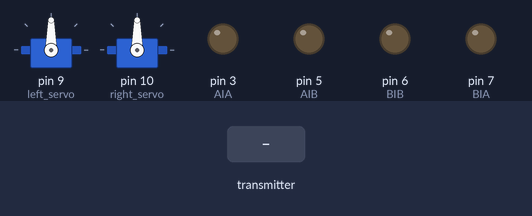
A sketch run on a simulated Arduino Uno, built with avr-gcc and run on an emulated ATmega328P. Shown: 2 × servo, output pins drawn as LEDs (lit = HIGH). Inputs (shaded band) come from the test bench. No radio packets arrive unless stated.

Above: at 3.2 s.
3.3 s: the transmitter starts sending data.0 = 0
At 4.5 s:
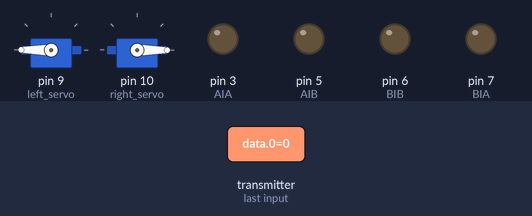
4.8 s: the transmitter starts sending data.1 = 1023
At 5.1 s:
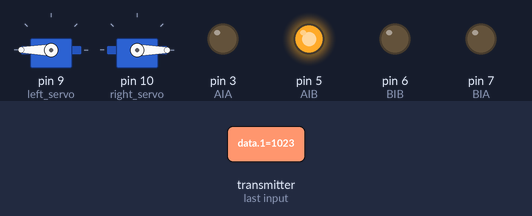
6.3 s: the transmitter starts sending data.2 = 1023
At 7.4 s:
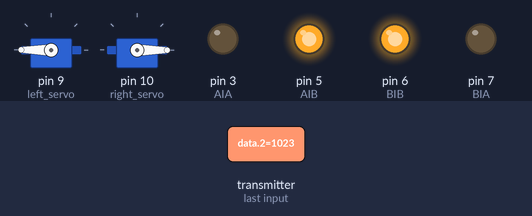
7.8 s: the transmitter starts sending data.3 = 256
At 9.0 s:
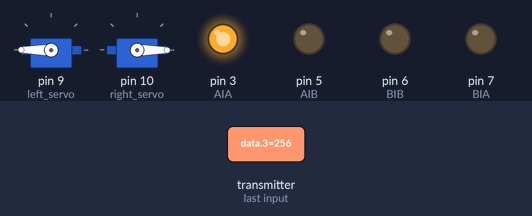
9.3 s: the transmitter starts sending data.0 = 1023
At 10.5 s:
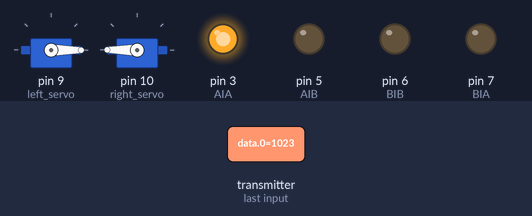
10.8 s: the transmitter starts sending data.2 = 0
At 11.8 s:
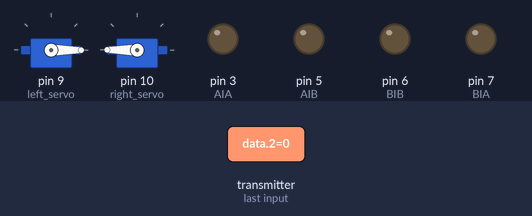
Timing chart, 0 to 13.3 s (numbered marks = the images above; inputs shaded):
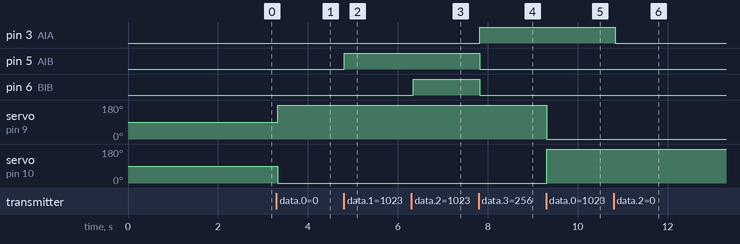

Measured:
- after the input at 3.3 s, servo on pin 9 (left_servo): 90° → 180° at once; servo on pin 10 (right_servo): 90° → 0° at once
- after the input at 4.8 s, pin 5 (AIB): LOW → HIGH at once
- after the input at 6.3 s, pin 6 (BIB): LOW → HIGH after 0.05 s
- after the input at 7.8 s, pin 3 (AIA): LOW → HIGH at once; pin 5 (AIB), pin 6 (BIB): HIGH → LOW at once
- after the input at 9.3 s, servo on pin 9 (left_servo): 180° → 0° at once; servo on pin 10 (right_servo): 0° → 180° at once
- after the input at 10.8 s, pin 3 (AIA): HIGH → LOW at once

The sketch:

dirigible.ino
```cpp
#include <Servo.h>
#include <RF24.h>
#include <RF24_config.h>
#include <SPI.h>
#include <nRF24L01.h>

const int pinCE = 2;
const int pinCSN = 4;
RF24 radio(pinCE, pinCSN);
const uint64_t pipe = 0xE8E8F0F0E1LL;
int data[4] = {90, 0, 0, 0};

Servo left_servo;
Servo right_servo;

const int AIA = 3;
const int AIB = 5;
const int BIA = 7;
const int BIB = 6;

byte servos_angle = 90;
byte left_motor_speed = 0;
byte right_motor_speed = 0;


void setup() {
  // put your setup code here, to run once:
  delay(1000);
  Serial.begin(9600);
  delay(1000);

  radio.begin();
  radio.openReadingPipe(1,pipe);
  radio.startListening();

  pinMode(AIA, OUTPUT);
  pinMode(AIB, OUTPUT);
  pinMode(BIA, OUTPUT);
  pinMode(BIB, OUTPUT);

  left_servo.attach(9);
  right_servo.attach(10);
  left_servo.write(servos_angle);
  right_servo.write(servos_angle);
}

void loop() {
  // put your main code here, to run repeatedly:
  if(radio.available()){
    radio.read(data, sizeof data);
    servos_angle = data[0];
    left_motor_speed = data[1];
    right_motor_speed = data[2];
    //Serial.println(left_motor_speed);
    left_servo.write(180-servos_angle);
    right_servo.write(servos_angle);
    cc_motors_handler();
  }
  delay(50);
}


//CONTROL MOTORES DE CORRIENTE CONTINUA
void cc_motors_handler(){
  if(data[3] == 0){
    analogWrite(AIA, 0);
    analogWrite(AIB, left_motor_speed);
    analogWrite(BIB, right_motor_speed);
  }

  else{
    analogWrite(AIA, right_motor_speed);
    analogWrite(AIB, 0);
    analogWrite(BIB, 0);
  }
}
```
